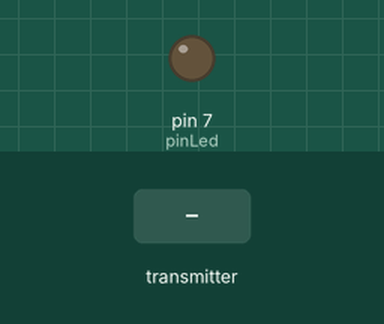
This sketch was run on a simulated Arduino Mega 2560, built with avr-gcc and run on an emulated ATmega2560. Parts: output pins drawn as LEDs (lit = HIGH). The inputs (shaded band) are chosen by the test bench. No radio packets arrive unless stated; what the sketch prints to the serial monitor is not drawn.

Above: at 2.2 s.
2.3 s: the transmitter starts sending ValorRecibido = 0
At 3.5 s:
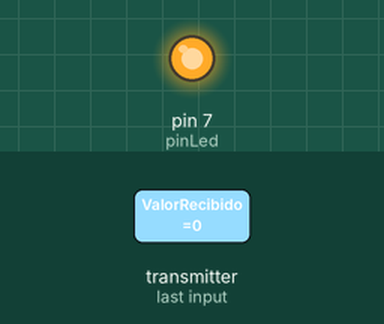
Timing chart, 0 to 5.3 s (numbered marks = the images above; inputs shaded):
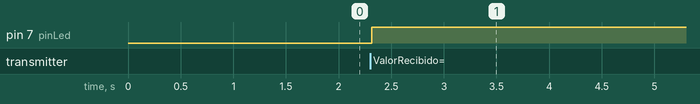

The sketch:

receptor.ino
```cpp
#include <SPI.h>
#include <nRF24L01.h>
#include <RF24.h>

#define CE_PIN 53
#define CSN_PIN 26

const uint64_t pipe = 0xE8E8F0F0E1LL;

RF24 radio(CE_PIN, CSN_PIN);
int ValorRecibido=1;
int pinLed=7;
bool enciende=false;

void setup(){
  Serial.begin(9600);
  delay(1000);
  pinMode(pinLed,OUTPUT);
  radio.begin();
  radio.openReadingPipe(1,pipe);
  radio.startListening();
}

void loop()
{
  if ( radio.available() ) {

     bool done = false;
     while (!done){
     	done = radio.read( &ValorRecibido, sizeof(ValorRecibido) );

      	if(ValorRecibido==1)
        		enciende=false;
      	else
        		enciende=true;
    }
 }else{

      if(enciende)
        digitalWrite(pinLed,HIGH);
      else
        digitalWrite(pinLed,LOW);

      Serial.println("No radio disponible");
  }

}
```

Measured:
- after the input at 2.3 s, pin 7 (pinLed): LOW → HIGH at once
